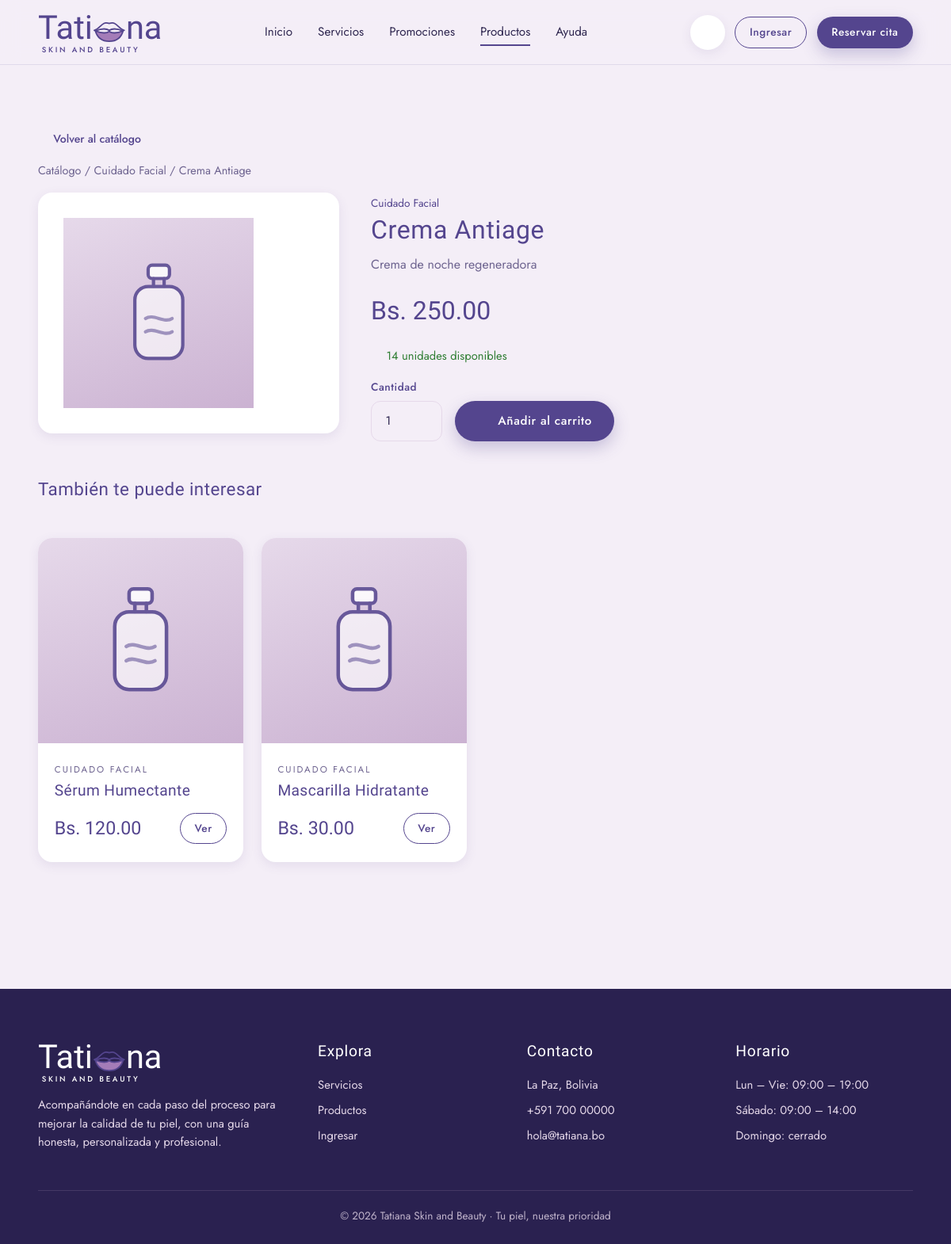
The page /index.php?v=producto&id=PROD02 on the database its author committed.
### tables this page shows
CREATE TABLE `producto` (
  `id_producto` varchar(10) NOT NULL,
  `nombre_producto` varchar(80) DEFAULT NULL,
  `descripcion` varchar(200) DEFAULT NULL,
  `precio` decimal(10,2) DEFAULT NULL,
  `cantidad` int(11) DEFAULT NULL,
  `imagen_url` varchar(200) DEFAULT NULL,
  `id_categoria` varchar(10) DEFAULT NULL
);

CREATE TABLE `categoria_producto` (
  `id_categoria` varchar(10) NOT NULL,
  `nombre_categoria` varchar(50) DEFAULT NULL,
  `tipo` varchar(20) DEFAULT NULL
);

### app/controllers/Controller.php (called while the page is built, shortened)
<?php
abstract class Controller
{
    protected function vista(string $archivo, array $datos = []): void
    {
        $datos += $this->avisos();
        extract($datos, EXTR_SKIP);
        require BASE_PATH . '/app/views/' . $archivo;
    }
    private function avisos(): array
    {
        $avisos = ['avisos_cliente' => 0, 'avisos_admin' => 0, 'avisos_pagos' => 0];
        $u = Auth::usuario();
        if ($u === null) {
            return $avisos;
        }
        return $avisos;
    }
    protected function texto(string $clave, string $def = ''): string
    {
        return trim((string)($_GET[$clave] ?? $_POST[$clave] ?? $def));
    }
}

### app/controllers/CatalogoController.php (called while the page is built, shortened)
<?php
final class CatalogoController extends Controller
{
    public function detalle(): void
    {
        $id = $this->texto('id');
        $producto = Producto::porId($id);
        $relacionados = Producto::relacionados((string)$producto['id_categoria'], $id);
        $this->vista('catalogo/detalle.php', compact('producto', 'relacionados'));
    }
}

### app/core/Router.php (called while the page is built, shortened)
<?php
final class Router
{
    public function despachar(): void
    {
        $vista = (string)($_GET['v'] ?? 'home');
        [$clase, $metodo, $nivel] = $this->rutas[$vista];
        try {
            (new $clase())->$metodo();
        } catch (\Throwable $e) {
            error_log('[APP] ' . $e->getMessage() . ' @ ' . $e->getFile() . ':' . $e->getLine());
            (new ErroresController())->error($e);
        }
    }
}

### public/index.php (called while the page is built, shortened)
<?php
require dirname(__DIR__) . '/app/bootstrap.php';
$rutas = require BASE_PATH . '/config/routes.php';
(new App\Core\Router($rutas))->despachar();

### app/bootstrap.php (called while the page is built, shortened)
<?php
spl_autoload_register(function (string $clase): void {
    $mapa = [
        'App\\Core\\'        => '/app/core/',
        'App\\Models\\'      => '/app/models/',
        'App\\Controllers\\' => '/app/controllers/',
    ];
    foreach ($mapa as $prefijo => $carpeta) {
        if (strncmp($clase, $prefijo, strlen($prefijo)) === 0) {
            $ruta = BASE_PATH . $carpeta . str_replace('\\', '/', substr($clase, strlen($prefijo))) . '.php';
            return;
        }
    }
});
require_once BASE_PATH . '/app/views/layout/helpers.php';

### app/core/Database.php (called while the page is built, shortened)
<?php
final class Database
{
    private static ?PDO $pdo = null;
    public static function pdo(): PDO
    {
        if (self::$pdo instanceof PDO) {
            return self::$pdo;
        }
        $dsn = sprintf('mysql:host=%s;port=%s;dbname=%s;charset=utf8mb4', DB_HOST, DB_PORT, DB_NAME);
        try {
            self::$pdo = new PDO($dsn, DB_USER, DB_PASS, [
                PDO::ATTR_ERRMODE            => PDO::ERRMODE_EXCEPTION,
                PDO::ATTR_DEFAULT_FETCH_MODE => PDO::FETCH_ASSOC,
                PDO::ATTR_EMULATE_PREPARES   => false,
            ]);
        } catch (PDOException $e) {
            error_log('[BD] ' . $e->getMessage());
            throw new \RuntimeException('No fue posible conectar con la base de datos.', 0, $e);
        }
        return self::$pdo;
    }
}

### app/models/Model.php (called while the page is built, shortened)
<?php
abstract class Model
{
    private static function ejecutar(string $sql, array $params): PDOStatement
    {
        $st = Database::pdo()->prepare($sql);
        $st->execute($params);
        return $st;
    }
    protected static function all(string $sql, array $params = []): array
    {
        return self::ejecutar($sql, $params)->fetchAll();
    }
    protected static function one(string $sql, array $params = []): ?array
    {
        $fila = self::ejecutar($sql, $params)->fetch();
        return $fila === false ? null : $fila;
    }
}

### app/models/Producto.php (called while the page is built, shortened)
<?php
final class Producto extends Model
{
    public static function porId(string $id): ?array
    {
        return self::one(self::SELECT . ' WHERE p.id_producto = ?', [$id]);
    }
    public static function relacionados(string $idCategoria, string $idExcluir, int $limite = 4): array
    {
        return self::all(
            self::SELECT . ' WHERE p.id_categoria = ? AND p.id_producto <> ? LIMIT ' . $limite,
            [$idCategoria, $idExcluir]
        );
    }
}

### app/views/catalogo/detalle.php (the view, shortened to what this page needs)
<?php
require __DIR__ . '/../layout/header.php';
?>
<section class="section">
    <div class="container">
        <p style="margin-bottom:1rem"><?= enlace_volver('catalogo', [], 'Volver al catálogo') ?></p>
        <p class="muted" style="font-size:.9rem;margin-bottom:1rem">
            <a href="<?= ruta('catalogo') ?>">Catálogo</a> /
            <?php if ($producto['id_categoria'] !== null): ?>
                <a href="<?= ruta('catalogo', ['cat' => $producto['id_categoria']]) ?>"><?= e($producto['nombre_categoria'] ?? 'Categoría') ?></a> /
            <?php endif; ?>
            <?= e($producto['nombre_producto']) ?>
        </p>
        <div style="display:grid;grid-template-columns:minmax(240px,380px) 1fr;gap:2.5rem;align-items:start" class="detalle-grid">
            <div class="card" style="padding:2rem;text-align:center">
                <div class="producto-img" style="height:240px;display:flex;align-items:center;justify-content:center">
                </div>
            </div>
            <div>
                <?php if ($producto['nombre_categoria'] !== null): ?>
                    <span class="cat" style="font-size:.85rem;color:var(--morado)"><?= e($producto['nombre_categoria']) ?></span>
                <?php endif; ?>
                <h1 style="font-size:2rem;margin:.25rem 0 .75rem"><?= e($producto['nombre_producto']) ?></h1>
                <p class="muted"><?= e($producto['descripcion'] ?? '') ?></p>
                <div class="precio-lg" style="font-size:2rem;margin:1.25rem 0"><?= bs($producto['precio']) ?></div>
                <?php if ((int)$producto['cantidad'] > 0): ?>
                    <p style="color:#2e7d32;font-size:.92rem;margin-bottom:1rem"><?= icon('check', 15) ?> <?= (int)$producto['cantidad'] ?> unidad<?= (int)$producto['cantidad'] > 1 ? 'es' : '' ?> disponible<?= (int)$producto['cantidad'] > 1 ? 's' : '' ?></p>
                    <form method="post" action="<?= ruta('agregar_carrito') ?>" style="display:flex;gap:1rem;align-items:flex-end;flex-wrap:wrap">
                        <div class="field" style="margin:0">
                            <label for="cantidad">Cantidad</label>
                            <input class="input" style="width:90px" type="number" id="cantidad" name="cantidad" min="1" max="<?= (int)$producto['cantidad'] ?>" value="1">
                        </div>
                        <button class="btn btn-primary" type="submit"><?= icon('cart', 18) ?> Añadir al carrito</button>
                    </form>
                <?php else: ?>
                    <div class="alert warn">Producto agotado por el momento.</div>
                <?php endif; ?>
            </div>
        </div>
        <?php if (!empty($relacionados)): ?>
        <div style="margin-top:3rem">
            <div class="section-head" style="text-align:left">
                <h2 style="font-size:1.4rem">También te puede interesar</h2>
            </div>
            <div class="grid-4">
                <?php foreach ($relacionados as $r): ?>
                <article class="card">
                    <div class="producto-img"><?= frasco() ?></div>
                    <div class="producto-body">
                        <span class="cat"><?= e($r['nombre_categoria'] ?? '') ?></span>
                        <h3><?= e($r['nombre_producto']) ?></h3>
                        <div class="producto-foot">
                            <span class="precio-lg"><?= bs($r['precio']) ?></span>
                            <a class="btn btn-outline btn-sm" href="<?= ruta('producto', ['id' => $r['id_producto']]) ?>">Ver</a>
                        </div>
                    </div>
                </article>
                <?php endforeach; ?>
            </div>
        </div>
        <?php endif; ?>
    </div>
</section>
<?php require __DIR__ . '/../layout/footer.php'; ?>

### app/views/layout/helpers.php (shortened to what this page needs)
<?php
function e($texto): string
{
    return htmlspecialchars((string)$texto, ENT_QUOTES, 'UTF-8');
}
function ruta(string $vista, array $params = []): string
{
    $url = BASE_URL . '/index.php?v=' . urlencode($vista);
    foreach ($params as $k => $val) {
        $url .= '&' . urlencode((string)$k) . '=' . urlencode((string)$val);
    }
    return $url;
}
function enlace_volver(string $vista = 'home', array $params = [], string $texto = 'Volver al inicio'): string
{
    return '<a class="link" href="' . e(ruta($vista, $params)) . '">' . icon('arrow-left', 15) . ' ' . e($texto) . '</a>';
}
function bs($monto): string
{
    return 'Bs. ' . number_format((float)$monto, 2);
}
function lips(string $clase = ''): string
{
    return '<svg class="' . $clase . '" viewBox="0 0 120 80" fill="none" xmlns="http://www.w3.org/2000/svg" aria-hidden="true">
      <path d="M8 38c14-3 22-18 34-24 8-4 12 0 18 0s10-4 18 0c12 6 20 21 34 24" stroke="#54458e" stroke-width="5" stroke-linecap="round" stroke-linejoin="round"/>
      <path d="M12 40c20 8 36 10 48 2 12 8 28 6 48-2-6 22-22 36-48 36S18 62 12 40Z" fill="#a47cb8" stroke="#54458e" stroke-width="5" stroke-linejoin="round"/>
      <path d="M12 40c20-8 36-10 48-2 12-8 28-6 48 2" stroke="#54458e" stroke-width="5" stroke-linecap="round"/>
    </svg>';
}
function logo(bool $claro = false): string
{
    $c = $claro ? 'light' : '';
    return '<a href="' . ruta('home') . '" class="logo ' . $c . '">
        <span class="logo-word">Tati' . lips() . 'na</span>
        <span class="logo-sub">SKIN AND BEAUTY</span>
    </a>';
}
function icon(string $n, int $s = 22): string
{
    $d = $p[$n] ?? $p['sparkle'];
    return '<svg width="' . $s . '" height="' . $s . '" viewBox="0 0 24 24" fill="none" stroke="currentColor" stroke-width="1.6" stroke-linecap="round" stroke-linejoin="round" aria-hidden="true">' . $d . '</svg>';
}

### public/css/style.css (style rules this page uses)
:root { --morado: #54458e; --morado-oscuro: #3b2f6b; --morado-profundo: #2a2150; --lila: #cbb2d2; --lila-claro: #e6d9ea; --lila-suave: #f4eef7; --blanco: #ffffff; --texto: #2f2750; --texto-suave: #6e6490; --ok: #3f8f6b; --ok-bg: #dff2e8; --warn: #b8801f; --warn-bg: #fbefd3; --danger: #c0405f; --danger-bg: #fbe0e7; --radio: 18px; --radio-sm: 12px; --sombra: 0 10px 30px rgba(84, 69, 142, .12); --sombra-sm: 0 4px 14px rgba(84, 69, 142, .10); --f-script: 'Allura', cursive; --f-display: 'Italiana', serif; --f-sans: 'Jost', system-ui, sans-serif; }
* { box-sizing: border-box; margin: 0; padding: 0; }
html { scroll-behavior: smooth; }
body { font-family: var(--f-sans); color: var(--texto); background: var(--lila-suave); line-height: 1.6; -webkit-font-smoothing: antialiased; }
a { color: inherit; text-decoration: none; }
h1, h2, h3 { font-family: var(--f-display); font-weight: 400; color: var(--morado); line-height: 1.15; letter-spacing: .02em; }
h1 { font-size: clamp(2.4rem, 5vw, 4rem); }
h2 { font-size: clamp(1.8rem, 3.2vw, 2.6rem); }
h3 { font-size: 1.35rem; }
.muted { color: var(--texto-suave); }
.container { width: min(1160px, 92%); margin-inline: auto; }
.section { padding: 5rem 0; }
.section-head { text-align: center; margin-bottom: 3rem; }
.section-head h2 { margin-top: .4rem; }
.btn { display: inline-flex; align-items: center; justify-content: center; gap: .5rem; padding: .85rem 1.7rem; border-radius: 999px; border: 1.5px solid transparent; font-family: var(--f-sans); font-size: .95rem; font-weight: 500; letter-spacing: .04em; cursor: pointer; transition: all .25s ease; }
.btn-primary { background: var(--morado); color: var(--blanco); box-shadow: 0 8px 20px rgba(84,69,142,.28); }
.btn-outline { border-color: var(--morado); color: var(--morado); background: transparent; }
.btn-sm { padding: .5rem 1.1rem; font-size: .85rem; }
.logo { display: inline-flex; flex-direction: column; align-items: flex-start; line-height: 1; color: var(--morado); }
.logo-word { font-family: var(--f-script); font-size: 2.6rem; line-height: .9; display: inline-flex; align-items: center; }
.logo-word svg { width: 1.05em; height: 1.05em; margin: 0 -.02em; transform: translateY(.1em); }
.logo-sub { font-family: var(--f-sans); font-weight: 500; letter-spacing: .28em; font-size: .6rem; margin-top: .15rem; padding-left: .3rem; }
.logo.light { color: var(--blanco); }
.grid-4 { display: grid; grid-template-columns: repeat(4, 1fr); gap: 1.4rem; }
.card { background: var(--blanco); border-radius: var(--radio); box-shadow: var(--sombra-sm); overflow: hidden; transition: transform .3s, box-shadow .3s; }
.producto-img { aspect-ratio: 1; display: grid; place-items: center; background: linear-gradient(160deg, var(--lila-claro), var(--lila)); color: var(--morado); position: relative; }
.producto-img svg { width: 42%; opacity: .85; }
.producto-body { padding: 1.2rem 1.3rem 1.4rem; }
.producto-body .cat { font-size: .72rem; text-transform: uppercase; letter-spacing: .18em; color: var(--texto-suave); }
.producto-body h3 { font-size: 1.2rem; margin: .3rem 0 .4rem; }
.producto-foot { display: flex; align-items: center; justify-content: space-between; margin-top: 1rem; }
.precio-lg { font-family: var(--f-display); font-size: 1.45rem; color: var(--morado); }
.field { display: flex; flex-direction: column; gap: .4rem; margin-bottom: 1.2rem; }
.field label, .label { font-size: .85rem; font-weight: 500; color: var(--morado); letter-spacing: .04em; }
.input, select.input, textarea.input { width: 100%; padding: .85rem 1.1rem; border: 1.5px solid var(--lila-claro); border-radius: var(--radio-sm); background: var(--lila-suave); font-family: var(--f-sans); font-size: .95rem; color: var(--texto); transition: all .2s; }
.link { color: var(--morado); font-size: .88rem; font-weight: 500; }

### rows shown on the page
producto: id_categoria.nombre_categoria "Cuidado Facial", nombre_producto "Crema Antiage", descripcion "Crema de noche regeneradora", precio "Bs. 250.00", cantidad "14"
producto: id_categoria.nombre_categoria "CUIDADO FACIAL", nombre_producto "Sérum Humectante", precio "Bs. 120.00"
producto: id_categoria.nombre_categoria "CUIDADO FACIAL", nombre_producto "Mascarilla Hidratante", precio "Bs. 30.00"

### other values the page prints
$texto "Volver al catálogo"
